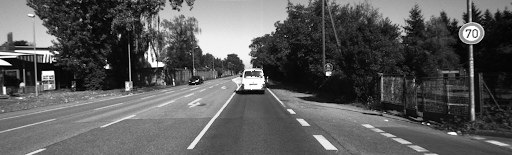
#> input picture TP/TP2/ressources/Ibefore.png, 512 x 155 px; the run also reads 1 picture not shown here
$ jupyter execute TP2.ipynb
#> lines starting #> are read from the running program, lines starting #| are printed output that depends on the picture; after the words box and inside, x2 and y2 are one past the last pixel; in counts of white or black regions, pixels touching at a corner belong together
[cell 1]
import numpy as np
from PIL import Image
import matplotlib.pyplot as plt

import cv2 as cv

[cell 2]
def show_in_gray(image_array):
    image_array = image_array[:, :, 0]
    plt.imshow(image_array, cmap="gray")
    plt.colorbar()
    plt.show()

[cell 3]
Ibefore = Image.open('ressources/Ibefore.png')
#> Ibefore is the input picture: PIL image 512x155 LA; mean R, G, B, A 90.1, 90.1, 90.1, 255
Ibefore = cv.imread('ressources/Ibefore.png', cv.IMREAD_GRAYSCALE)
#> Ibefore: shape (155, 512); min 0, max 255, mean 90.1

#Iafter = Image.open('ressources/Iafter.png')
Iafter = cv.imread('ressources/Iafter.png', cv.IMREAD_GRAYSCALE)


Ibefore = np.asarray(Ibefore)
#Iafter = np.asarray(Iafter)

#Ibefore, Iafter
#show_in_gray(Ibefore)
plt.imshow(Ibefore,cmap="gray")

[cell 4]
#show_in_gray(Iafter)
plt.imshow(Iafter,cmap="gray")

[cell 5]
Idiff = np.abs(np.subtract(Iafter,Ibefore))
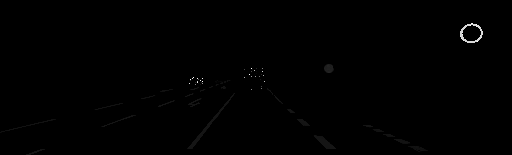
#> Idiff: shape (155, 512); min 0, max 255, mean 0.7
plt.imshow(Idiff,cmap="gray")

[cell 6]
# Partie 2 modification d'histogramme

plt.hist(Iafter.ravel(),bins=256, fc='k', ec='k')
Iafter.shape
#> Out = (155, 512)
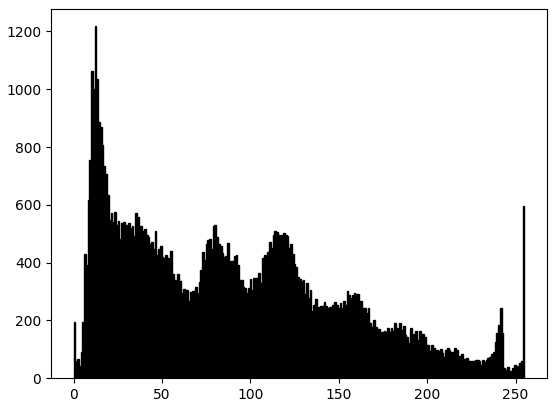
#> figure drawn by matplotlib, 1 panel; tallest bar 1218 high, from x = 11.95 to 12.95

[cell 7]
#_, img_bin = cv.threshold(img, T, 255, cv2.THRESH_BINARY)
_, img_otsu = cv.threshold(Iafter, 0, 255, cv.THRESH_BINARY+cv.THRESH_OTSU)
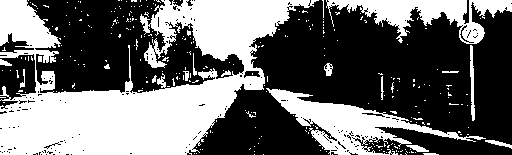
#> img_otsu: shape (155, 512); 41.6% white; 290 white regions (272 under 20 px), largest, box (x1, y1, x2, y2) and area: (0, 0, 319, 155) 23573, (266, 88, 486, 155) 4428, (326, 0, 512, 44) 3366
plt.imshow(img_otsu, cmap="gray")

[cell 8]
img_adapt = cv.adaptiveThreshold(Iafter, 255, cv.ADAPTIVE_THRESH_MEAN_C,
                                  cv.THRESH_BINARY, blockSize=11, C=2)
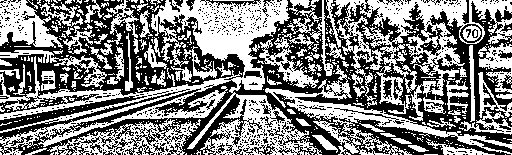
#> img_adapt: shape (155, 512); 50.3% white; 712 black regions (672 under 20 px), largest, box (x1, y1, x2, y2) and area: (0, 0, 512, 155) 34458, (0, 96, 147, 131) 989, (200, 0, 261, 9) 169
plt.imshow(img_adapt, cmap="gray")

[cell 9]
plt.imshow(Iafter,cmap="gray")

[cell 10]
Ihistdyn = cv.imread("ressources/Ihistdyn.png",cv.IMREAD_GRAYSCALE)
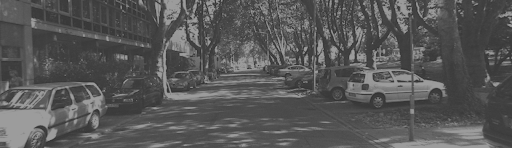
#> input picture TP/TP2/ressources/Ihistdyn.png, 512 x 148 px
#> Ihistdyn is the input picture: shape (148, 512); min 52, max 156, mean 87.7
a = np.max(Ihistdyn)
#> a = 156
b = np.min(Ihistdyn)
#> b = 52

def dynamic_change(img, a, b):
#> called with a = 156, b = 52
    img_stretch = (img - b) / (a - b) * 255
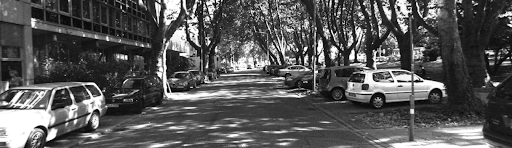
#> img_stretch: shape (148, 512) float64; min 0, max 255, mean 87.5
    return np.clip(img_stretch, 0, 255).astype(np.uint8)

Ihistegal = dynamic_change(Ihistdyn,a,b)
plt.imshow(Ihistdyn,cmap="gray")
